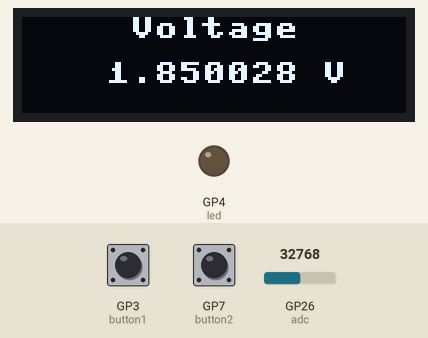
The program below on a simulated Raspberry Pi Pico running MicroPython. Shown: 128×64 one-colour display, output pins drawn as LEDs (lit = HIGH). The inputs (shaded band) are chosen by the test bench; at power-on: GP3 (button1) HIGH, GP7 (button2) HIGH, GP26 (adc) = 32768 (analog values on the 0–65535 scale). Library files of the repository ran but are not shown: ssd1306.py; what the program prints to the serial console is not drawn. At 6.2 s the program stops and its outputs stay as they are.

Above: at 1.2 s.
1.3 s: GP3 (button1) pulled LOW for 1.25 s
At 3.1 s:
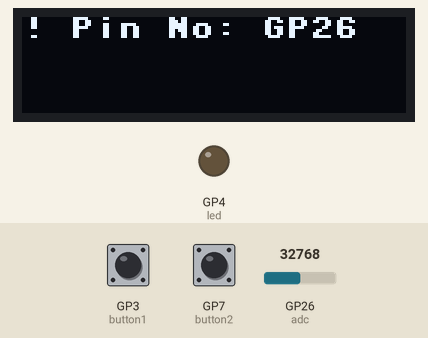
5.6 s: GP7 (button2) pulled LOW for 1.25 s
At 7.4 s:
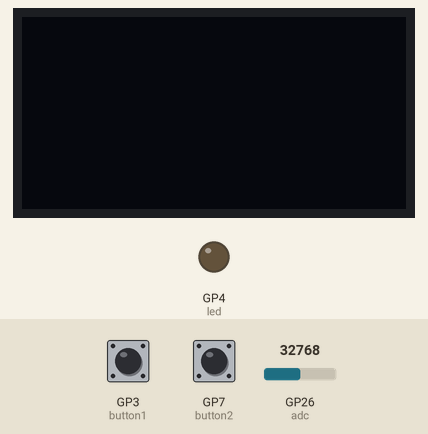
Timing chart, 0 to 7.7 s (numbered marks = the images above; inputs shaded):
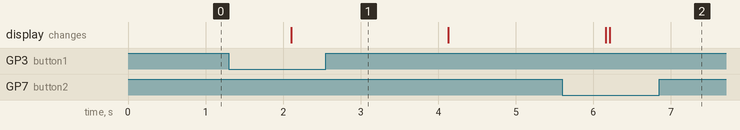

Measured:
- after the input at 1.3 s, the display: changes after 0.81 s (image 1)
- after the input at 5.6 s, the display: first changes after 0.56 s (image 2 shows a later state)

The program:

Volt-Meter.py
```python
import machine
from machine import Pin, I2C
from ssd1306 import SSD1306_I2C
import utime

led = Pin(4, Pin.OUT)
led.value(0)


def pico_volt_main():
    # set up analog input on pin GP26
    adc = machine.ADC(26)

# set up serial communication at 9600 baud
#uart = machine.UART(0, 9600)

    i2c = I2C(0, scl = Pin(1), sda = Pin(0), freq = 200000)
    oled = SSD1306_I2C(128, 32, i2c)

    button1 = Pin(3, Pin.IN, Pin.PULL_UP)
    button2 = Pin(7, Pin.IN, Pin.PULL_UP)

    while True:
    # read the voltage on GP26
        voltage = adc.read_u16() * 3.7 / 65535.0
    # print the voltage to the serial monitor
    #uart.write("Voltage: {:.2f} V\n".format(voltage))
        print(voltage)
        oled.fill(0)
        oled.text(" Voltage", 28, 0)
        oled.text(str(voltage) + " V", 28, 15)# ("text", x, y)
        oled.show()
    # wait for 1 second before taking the next measurement
        utime.sleep(1)
#     if right.value()!=0 and left.value()!=0 and button1.value()!=0 and button2.value()!=0:
#         # exit the loop
#         break
        if button1.value()!=1:
            oled.fill(0)
            oled.text("! Pin No: GP26",0,0)
            oled.show()
            utime.sleep(2)

        if button2.value()!= 1:
            oled = SSD1306_I2C(128, 64, i2c)
            break

if __name__ == "__main__":
    pico_volt_main()
```
